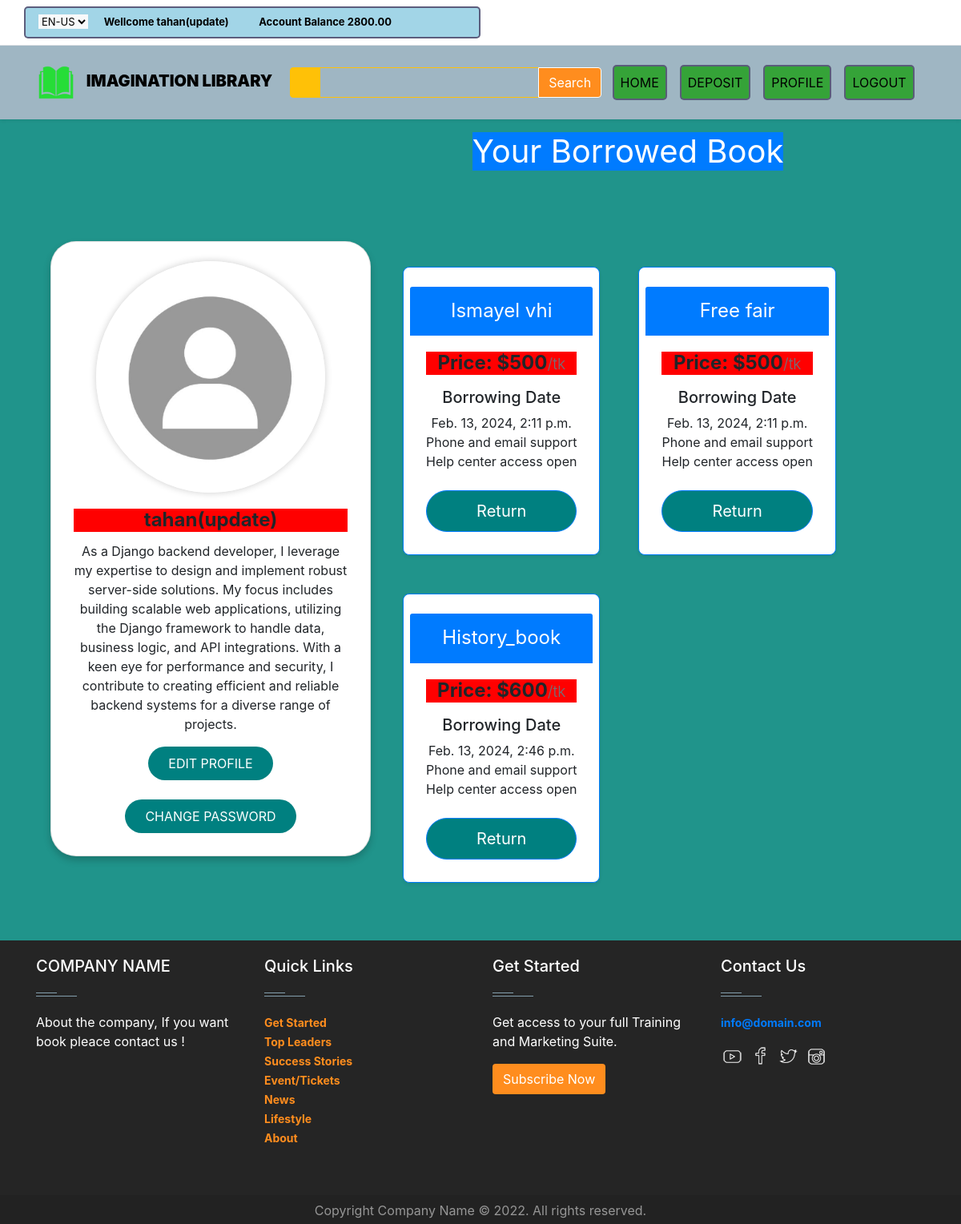
The page /accounts/profile/ (signed in) on the database its author committed.
### accounts/models.py (models this page shows, shortened)
class UserLibraryAccount(models.Model):
    user = models.OneToOneField(User, related_name='account', on_delete=models.CASCADE)
    account_no = models.IntegerField(unique=True)
    balance = models.DecimalField(default=0, max_digits=12, decimal_places=2)
    Name = models.CharField(max_length=50)
    birth_date = models.DateField(null=True, blank=True)
    gender = models.CharField(max_length=10, choices=GENDER_TYPE)

### borrowed_book/models.py (models this page shows)
class borrowed_history(models.Model):
    book_name = models.CharField(max_length=100)
    price = models.IntegerField()
    borrowed_date = models.DateTimeField(auto_now_add=True)
    book_id = models.IntegerField()
    account = models.ForeignKey(User, on_delete=models.CASCADE)
    class Meta:
        ordering = ['borrowed_date']

### accounts/views.py (the view)
# urls.py: path('profile/', profile, name='profile'),
@login_required
def profile(request):
    history = borrowed_history.objects.filter(account = request.user)
    data = request.user
    return render(request, 'accounts/profile.html', {'form': data, 'history': history})

### accounts/templates/accounts/profile.html (shortened to what this page needs)
{% extends 'base.html' %}
{% load crispy_forms_tags %}
{% block content %}
<div>
            <div class="d-flex flex-wrap px-5 pt-3 align-items-center">
                <div class="col-4">
                    <div class="card" style="width: 25rem;">
                        <img src="/static/Screenshot from 2024-02-13 22-01-40.png" class="card-img-top" alt="">
                        <div class="card-body">
                            <h5 class="card-title">{{ form.account.Name }}</h5>
                            <p class="card-text">As a Django backend developer, I leverage my expertise to design and implement robust server-side solutions. My focus includes building scalable web applications, utilizing the Django framework to handle data, business logic, and API integrations. With a keen eye for performance and security, I contribute to creating efficient and reliable backend systems for a diverse range of projects.</p>
                            <a href="{% url 'update_profile' %}" class="btn">EDIT PROFILE</a>
                            <br/>
                            <br/>
                            <a href="{% url 'pass_change' %}" class="btn">CHANGE PASSWORD</a>
                        </div>
                    </div>
                </div>
                <div class="col-8">
                    <div class="d-flex justify-content-center align-items-center">
                    <h1 class=" my-0 fw-normal text-white bg-primary border-primary  "><span>Your Borrowed Book</h1></span>
                    </div>
                    <div class="d-flex flex-wrap  pt-5 m-5">
                    {% for c in history %}
                        <div class="card m-4 mb-4 rounded-3 shadow-sm border-primary">
                            <div class="card-header py-3 text-white bg-primary border-primary">
                                <h4 class="my-0 fw-normal">{{ c.book_name }}</h4>
                            </div>
                            <div class="card-body">
                                <h1 class="card-title pricing-card-title">Price: ${{ c.price }}<small class="text-muted fw-light">/tk</small></h1>
                                <ul class="list-unstyled mt-3 mb-4">
                                    <h5>Borrowing Date</h5>
                                    <li>{{ c.borrowed_date }}</li>
                                    <li>Phone and email support</li>
                                    <li>Help center access open</li>
                                </ul>
                                <a href="{% url 'review' c.book_id %}" class="w-100 btn btn-lg btn-primary">Return</a>
                            </div>
                        </div>
                    {% endfor %}
                    </div>
                </div>
            </div>
{% endblock %}

### templates/base.html (shortened to what this page needs)
{% load static %}
<!doctype html>
<html lang="en">
  <head>
    <link rel="stylesheet" href="{% static 'style.css' %}">
    <link href="https://cdn.jsdelivr.net/npm/bootstrap@5.3.2/dist/css/bootstrap.min.css" rel="stylesheet">
    <link rel="stylesheet" href="https://cdnjs.cloudflare.com/ajax/libs/font-awesome/6.5.1/css/fontawesome.min.css">
    <link rel="stylesheet" href="https://stackpath.bootstrapcdn.com/bootstrap/4.5.2/css/bootstrap.min.css">
  </head>
  <body>
          {% if request.user.is_authenticated %}
    <div class="superNav border-bottom py-2 bg-white " style="background-color: #ffffff,;">
      <div class="container">
        <div class="row">
          <div class="col-lg-6 col-md-6 col-sm-12 col-xs-12 centerOnMobile lock-buttons">
            <select  class="me-3 border-0 bg-light">
              <option value="en-us">EN-US</option>
            </select>
            <span class="d-none d-lg-inline-block d-md-inline-block d-sm-inline-block d-xs-none me-3"><strong>Wellcome {{request.user.account.Name}}</strong></span>
            <span class="me-3"><i class="fa-solid fa-phone me-1 text-warning"></i> <strong>Account Balance {{request.user.account.balance}}</strong></span>
          </div>
          <div class="col-lg-6 col-md-6 col-sm-12 col-xs-12 d-none d-lg-block d-md-block-d-sm-block d-xs-none text-end">
            <span class="me-3"><i class="fa-solid fa-phone me-1 text-warning"></i> <strong></strong></span>
            <span class="me-3"><i class="fa-solid fa-phone me-1 text-warning"></i> <strong></strong></span>
          </div>
        </div>
      </div>
    </div>
    {% endif %}
    <nav class="navbar navbar-expand-lg   sticky-top navbar-light p-3 shadow-sm" style="background-color: #9fb6c3;">
      <div class="container">
        <a class="navbar-brand" href="#"><img src="/static/logo.png" alt="Imagination Library Logo"  width="50" height="40" class="img-fluid me-2">
          <strong>IMAGINATION LIBRARY</strong></a>
        <div class=" collapse navbar-collapse" id="navbarNavDropdown">
          <div class="ms-auto d-none d-lg-block">
            <div class="input-group">
              <span class="border-warning input-group-text bg-warning text-white"><i class="fa-solid fa-magnifying-glass"></i></span>
              <input type="text" class="form-control border-warning" style="color:#7a7a7a">
              <button class="btn btn-warning text-white">Search</button>
            </div>
          </div>
          <ul class="navbar-nav ms-auto ">
            <li class="nav-item">
              <a class="nav-link mx-2 text-uppercase active lock-buttonsx" aria-current="page" href="{% url 'home' %}">Home</a>
            </li>
            {% if request.user.is_authenticated %}
            <li class="nav-item">
              <a class="nav-link mx-2 text-uppercase lock-buttonsx" href="{% url 'deposit_money' %}">Deposit</a>
            </li>
            <li class="nav-item">
              <a class="nav-link mx-2 text-uppercase lock-buttonsx" href="{% url 'profile' %}">Profile</a>
            </li>
            <li class="nav-item">
              <a class="nav-link mx-2 text-uppercase lock-buttonsx" href="{% url 'logout' %}">Logout</a>
            </li>
            {% endif %}
          </ul>
        </div>
      </div>
    </nav>
    {% block content %}
    {% endblock %}
    <footer id="footer" class="footer-1">
      <div class="main-footer widgets-dark typo-light">
      <div class="container">
      <div class="row">
      <div class="col-xs-12 col-sm-6 col-md-3">
      <div class="widget subscribe no-box">
      <h5 class="widget-title">COMPANY NAME<span></span></h5>
      <p>About the company, If you want book pleace contact us ! </p>
      </div>
      </div>
      <div class="col-xs-12 col-sm-6 col-md-3">
      <div class="widget no-box">
      <h5 class="widget-title">Quick Links<span></span></h5>
      <ul class="thumbnail-widget">
      <li>
      <div class="thumb-content"><a href="#.">Get Started</a></div>
      </li>
      <li>
      <div class="thumb-content"><a href="#.">Top Leaders</a></div>
      </li>
      <li>
      <div class="thumb-content"><a href="#.">Success Stories</a></div>
      </li>
      <li>
      <div class="thumb-content"><a href="#.">Event/Tickets</a></div>
      </li>
      <li>
      <div class="thumb-content"><a href="#.">News</a></div>
      </li>
      <li>
      <div class="thumb-content"><a href="#.">Lifestyle</a></div>
      </li>
      <li>
      <div class="thumb-content"><a href="#.">About</a></div>
      </li>
      </ul>
      </div>
      </div>
      <div class="col-xs-12 col-sm-6 col-md-3">
      <div class="widget no-box">
      <h5 class="widget-title">Get Started<span></span></h5>
      <p>Get access to your full Training and Marketing Suite.</p>
      <a class="btn" href="" target="_blank">Subscribe Now</a>
      </div>
      </div>
      <div class="col-xs-12 col-sm-6 col-md-3">
      <div class="widget no-box">
      <h5 class="widget-title">Contact Us<span></span></h5>
      <p><a href="mailto:info@domain.com" title="glorythemes">info@domain.com</a></p>
      <ul class="social-footer2">
      <li class=""><a title="youtube" target="_blank" href="https://bit.ly/3m9avif"><img alt="youtube" width="30" height="30"></a></li>
      <li class=""><a href="https://www.facebook.com/" target="_blank" title="Facebook"><img alt="Facebook" width="30" height="30"></a></li>
      <li class=""><a href="https://twitter.com" target="_blank" title="Twitter"><img alt="Twitter" width="30" height="30"></a></li>
      <li class=""><a title="instagram" target="_blank" href="https://www.instagram.com/"><img alt="instagram" width="30" height="30"></a></li>
      </ul>
      </div>
      </div>
      </div>
      </div>
      </div>
      <div class="footer-copyright">
      <div class="container">
      <div class="row">
      <div class="col-md-12 text-center">
      <p>Copyright Company Name © 2022. All rights reserved.</p>
      </div>
      </div>
      </div>
      </div>
      </footer>
  </body>
</html>

### templates/style.css (style rules this page uses)
a { font-size:14px; font-weight:700 }
.superNav { font-size:13px; }
.form-control { outline:none !important; box-shadow: none !important; }
.card-title { background-color: red; }

### templates/base.html (style rules this page uses)
body { background-color: #20948B; margin: 0; padding: 0; }
* { padding: 0; margin: 0; box-sizing: border-box; }
.navbar { background-color: #00b7d4; padding: 10px 0; }
.navbar-brand, .navbar-nav .nav-link { color: #000 !important; }
.input-group-text { background-color: #ffffff; border-color: #ffffff; color: #31d33483; }
.form-control { background-color: #ffffff00; color: #150e0e; border-color: #ffffff; }
.btn-warning { background-color:rgb(18, 202, 76); border-color: #ffffff; color: #000; }
.lock-buttonsx { display: inline-block; background-color: #31a233f6; color: #000; padding: 8px 16px; border: 2px solid rgba(91, 91, 123, 0.981); border-radius: 5px; text-decoration: none; transition: background-color 0.3s, color 0.3s; }
.lock-buttons { display: inline-block; background-color: #91cee3d7; color: #000; padding: 8px 16px; border: 2px solid rgba(91, 91, 123, 0.981); border-radius: 5px; text-decoration: none; transition: background-color 0.3s, color 0.3s; }
footer .main-footer { padding: 20px 0; background: #252525; }
footer ul { padding-left: 0; list-style: none; }
.footer-copyright { background: #222; padding: 5px 0; }
.footer-copyright p { color: #969696; margin: 2px 0 0; }
.widget { padding: 20px; margin-bottom: 40px; }
.widget.no-box { padding: 0; background-color: transparent; margin-bottom: 40px; box-shadow: none; -webkit-box-shadow: none; -moz-box-shadow: none; -ms-box-shadow: none; -o-box-shadow: none; }
.widget.subscribe p { margin-bottom: 18px; }
.widget li a { color: #ff8d1e; }
.widget-title { margin-bottom: 20px; }
.widget-title span { background: #839FAD none repeat scroll 0 0;display: block; height: 1px;margin-top: 25px;position: relative;width: 20%; }
.widget-title span::after { background: inherit;content: "";height: inherit; position: absolute;top: -4px;width: 50%; }
.typo-light h1, .typo-light h2, .typo-light h3, .typo-light h4, .typo-light h5, .typo-light h6, .typo-light p, .typo-light div, .typo-light span, .typo-light small { color: #fff; }
ul.social-footer2 { margin: 0;padding: 0; width: auto; }
ul.social-footer2 li { display: inline-block;padding: 0; }
ul.social-footer2 li a { display: block; height:30px;width: 30px;text-align: center; }
.btn { background-color: #ff8d1e; color:#fff; }

### accounts/templates/accounts/profile.html (style rules this page uses)
.card { margin-top: 2em; padding: 1.5em 0.5em 0.5em; border-radius: 2em; text-align: center; box-shadow: 0 5px 10px rgba(0, 0, 0, 0.2); }
.card img { width: 75%; border-radius: 50%; margin: 0 auto; box-shadow: 0 0 10px rgba(0, 0, 0, 0.2); }
.card .card-title { font-weight: 700; font-size: 1.5em; }
.card .btn { border-radius: 2em; background-color: teal; color: #ffffff; padding: 0.5em 1.5em; }
.card { transition: all 0.3s; }

### rows shown on the page
borrowed_history: book_name "Ismayel vhi", price "500", borrowed_date "Feb. 13, 2024, 2:11 p.m."
borrowed_history: book_name "Free fair", price "500", borrowed_date "Feb. 13, 2024, 2:11 p.m."
borrowed_history: book_name "History_book", price "600", borrowed_date "Feb. 13, 2024, 2:46 p.m."

### other values the page prints
{{ request.user.account.Name }} "tahan(update)"
{{ request.user.account.balance }} "2800.00"
